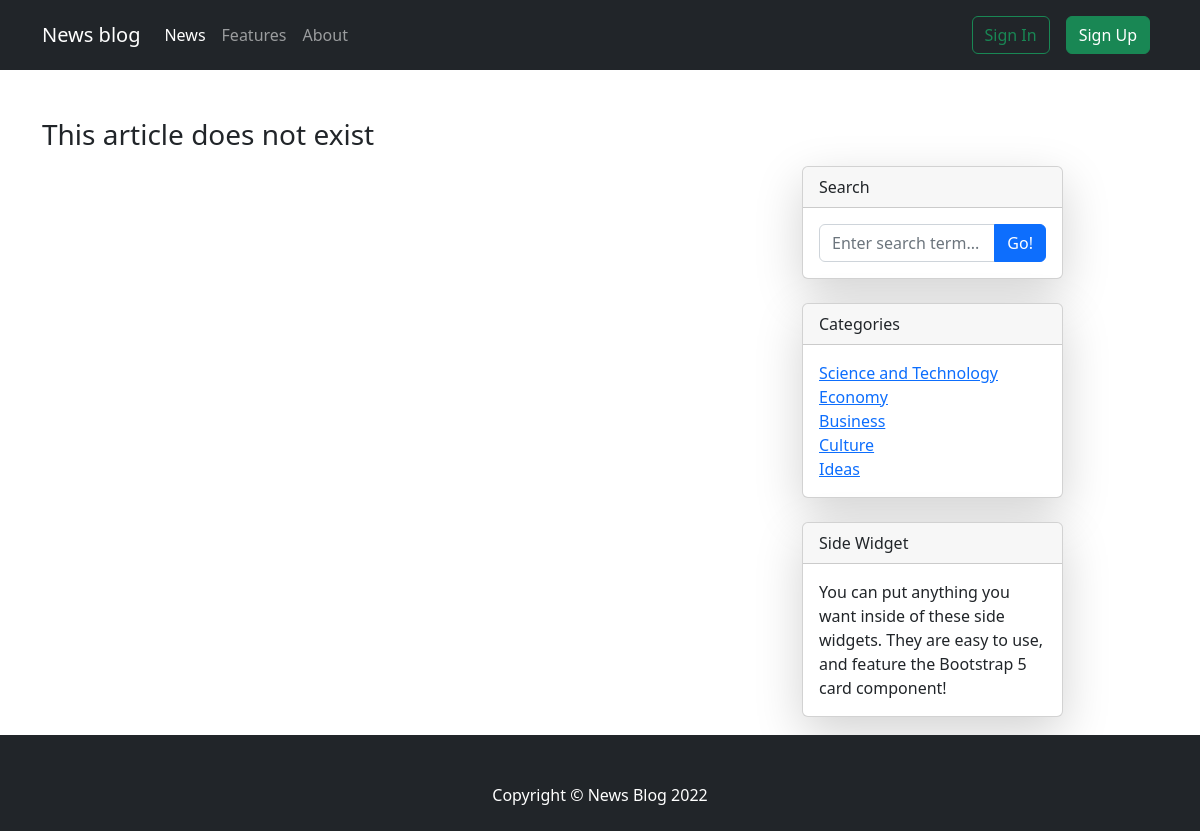
The app's page /article/1/ with its own data.
### news/models.py (models this page shows)
class Category(models.Model):
    name = models.CharField(max_length=32)
    class Meta:
        verbose_name_plural = 'Category'
    def __str__(self):
        return self.name

### news/views.py (the view)
# urls.py: path('article/<int:article_pk>/', news_views.show_article, name='article'),
def show_article(request, article_pk):
    context = create_context_for_one(pk=article_pk)
    return render(request, template_name='news/article.html', context=context)

### news/services.py (called while the page is built)
def create_context_for_one(pk: int) -> dict:
    categories = Category.objects.all()
    error = 'This article does not exist'
    try:
        news = Article.objects.get(pk=pk)
        page_name = news.title
    except Article.DoesNotExist:
        news = None
        page_name = 'News'
    return {'page_name': page_name, 'news': news, 'categories': categories, 'error': error}

### news/templates/news/article.html (shortened to what this page needs)
{% extends 'base.html' %}
{% block content %}
{% if news %}
<div class="container mt-4 mb-4">
    <div class="row">
        <div class="col-lg-8">
            <article>
                <header class="mb-4">
                    <h1 class="fw-bolder mb-1">{{ news.title }}</h1>
                    <div class="text-muted fst-italic mb-2">Posted on {{ news.date_of_create|date:'M j Y H:i' }} by {{ news.author }}
                    </div>
                    <a class="badge bg-secondary text-decoration-none link-light" href="#!">{{ news.category }}</a>
                </header>
                <figure class="mb-4"><img class="img-fluid rounded" src="{{ news.image.url }}" alt="..."/></figure>
                <section class="mb-5">
                    <p class="fs-5 mb-4">{{ news.article }}</p>
                </section>
            </article>
            <section class="mb-5">
                <div class="card bg-light">
                    <div class="card-body">
                        <form class="mb-4"><textarea class="form-control" rows="3"
                                                     placeholder="Join the discussion and leave a comment!"></textarea>
                        </form>
                        <div class="d-flex mb-4">
                            <div class="flex-shrink-0"><img class="rounded-circle"
                                                            src="https://dummyimage.com/50x50/ced4da/6c757d.jpg"
                                                            alt="..."/></div>
                            <div class="ms-3">
                                <div class="fw-bold">Commenter Name</div>
                                If you're going to lead a space frontier, it has to be government; it'll never be
                                private enterprise. Because the space frontier is dangerous, and it's expensive, and it
                                has unquantified risks.
                                <div class="d-flex mt-4">
                                    <div class="flex-shrink-0"><img class="rounded-circle"
                                                                    src="https://dummyimage.com/50x50/ced4da/6c757d.jpg"
                                                                    alt="..."/></div>
                                    <div class="ms-3">
                                        <div class="fw-bold">Commenter Name</div>
                                        And under those conditions, you cannot establish a capital-market evaluation of
                                        that enterprise. You can't get investors.
                                    </div>
                                </div>
                                <div class="d-flex mt-4">
                                    <div class="flex-shrink-0"><img class="rounded-circle"
                                                                    src="https://dummyimage.com/50x50/ced4da/6c757d.jpg"
                                                                    alt="..."/></div>
                                    <div class="ms-3">
                                        <div class="fw-bold">Commenter Name</div>
                                        When you put money directly to a problem, it makes a good headline.
                                    </div>
                                </div>
                            </div>
                        </div>
                        <div class="d-flex">
                            <div class="flex-shrink-0"><img class="rounded-circle"
                                                            src="https://dummyimage.com/50x50/ced4da/6c757d.jpg"
                                                            alt="..."/></div>
                            <div class="ms-3">
                                <div class="fw-bold">Commenter Name</div>
                                When I look at the universe and all the ways the universe wants to kill us, I find it
                                hard to reconcile that with statements of beneficence.
                            </div>
                        </div>
                    </div>
                </div>
            </section>
        </div>
        {% else %}
        <div class="container mt-5">
            <div class="row">
                <div class="col-lg-8">
                    <header class="mb-4">
                        <h3>{{ error }}</h3>
                    </header>
                </div>
                {% endif %}
                <div class="col-lg-3 mt-5">
                    <div class="card mb-4 shadow-lg">
                        <div class="card-header">Search</div>
                        <div class="card-body">
                            <div class="input-group">
                                <input class="form-control" type="text" placeholder="Enter search term..."
                                       aria-label="Enter search term..." aria-describedby="button-search"/>
                                <button class="btn btn-primary" id="button-search" type="button">Go!</button>
                            </div>
                        </div>
                    </div>
                    <div class="card mb-4 shadow-lg">
                        <div class="card-header">Categories</div>
                        <div class="card-body">
                            <div class="row">
                                <div class="col">
                                    <ul class="list-unstyled mb-0">
                                        {% for cat in categories %}
                                        <li><a href="{% url 'home' cat.id %}">{{ cat }}</a></li>
                                        {% endfor %}
                                    </ul>
                                </div>
                            </div>
                        </div>
                    </div>
                    <div class="card mb-4 shadow-lg">
                        <div class="card-header">Side Widget</div>
                        <div class="card-body">You can put anything you want inside of these side widgets. They are easy
                            to use, and feature the Bootstrap 5 card component!
                        </div>
                    </div>
                </div>
            </div>
        </div>
        {% endblock %}

### static/css/style.css (style rules this page uses)
* { margin: 0; padding: 0; }
html, body { height: 100%; }

### records on screen
Category: name "Science and Technology"
Category: name "Economy"
Category: name "Business"
Category: name "Culture"
Category: name "Ideas"

### other values on screen
{{ error }} "This article does not exist"
